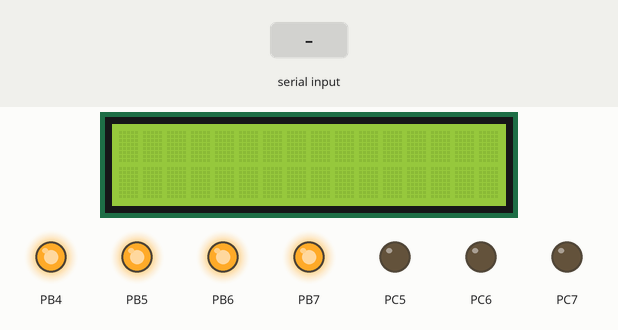
Simulated run of this program. Board: ATmega32, built with avr-gcc and emulated at 8 MHz. On the bench: 16×2 character LCD, output pins drawn as LEDs (lit = HIGH). Wiring (inferred from the names in the program): character LCD (HD44780): RS PD6; R/W PD5; E PD7; data PA0, PA1, PA2, PA3, PA4, PA5, PA6, PA7. The inputs (shaded band) are chosen by the test bench. Pins used as bus, display or sensor lines are not drawn.

Above: at 1.2 s.
1.3 s: "1" received over Serial
At 2.4 s:
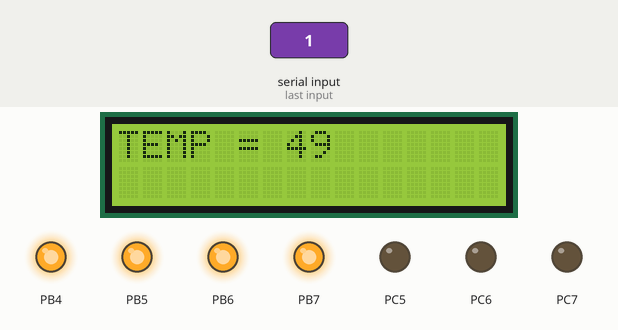
2.8 s: "0" received over Serial
Timing chart, 0 to 5.8 s (numbered marks = the images above; inputs shaded):
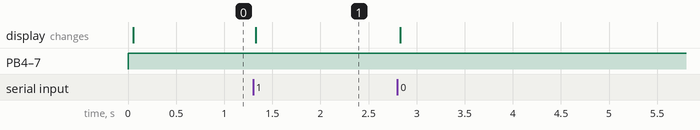

Measured:
- after the input at 1.3 s, the display: changes at once (image 1)

The program:

main.c
```c
#include"util/delay.h"
#define F_CPU   8000000UL

/* LIB Layer */
#include "STD_TYPES.h"
#include "BIT_MATH.h"

/* MCAL Layer */
#include"DIO_interface.h"
#include"GINT_interface.h"
#include"UART_interface.h"

/* HAL Layer */
#include"LCD.h"

#define BUFFER_SIZE              1

u8 Global_RX_Buffer[BUFFER_SIZE];

void CallBackFunction(void);


int main(void){

	DIO_voidInit();
	LCD_vidInit();
	UART_voidUARTInit();

	/* We should Set Callback Function Before Enable UART*/

	/* Enable Global INT */
	GINT_voidEnable();
	LCD_vidClear();
	while(1){

		UART_u8ResiveBufferASynchronous( Global_RX_Buffer, BUFFER_SIZE , &CallBackFunction);

	}

	return 0;
}


void CallBackFunction(void){

	LCD_vidSetPosition(0 , 0);
	LCD_vidWriteString((u8 *) "TEMP = ");
	for(u8 i = 0 ; i < BUFFER_SIZE ;++i){
		LCD_vidWriteNumber(Global_RX_Buffer[i]);
		LCD_vidWriteString((u8 *) "   ");
	}
}
```

GINT_interface.h
```c
/*****************************************************************/
/****************** Name    : Ahmed Zaky *************************/
/****************** Date    : 17/1/2021  *************************/
/****************** Version : 1.0V       *************************/
/****************** SWC     : GINT       *************************/
/*****************************************************************/
#ifndef GINT_INTERFACE_H
#define GINT_INTERFACE_H


void GINT_voidEnable(void);
void GINT_voidDisable(void);

#endif
```

GINT_program.c
```c
/*****************************************************************/
/****************** Name    : Ahmed Zaky *************************/
/****************** Date    : 17/1/2021   *************************/
/****************** Version : 1.0V       *************************/
/****************** SWC     : GINT       *************************/
/*****************************************************************/

/* Lib Layer */
#include "STD_TYPES.h"
#include "BIT_MATH.h"

/* MCAL */
#include "GINT_interface.h"
#include "GINT_private.h"
#include "GINT_config.h"


void GINT_voidEnable(void){

	SET_BIT(GINT_u8_SREG , 7);

}
void GINT_voidDisable(void){

	CLR_BIT(GINT_u8_SREG , 7);

}
```

UART_interface.h
```c
/*****************************************************************/
/****************** Name    : Ahmed Zaky *************************/
/****************** Date    : 21/1/2021  *************************/
/****************** Version : 1.0V       *************************/
/****************** SWC     : UART       *************************/
/*****************************************************************/
#ifndef UART_INTERFACE_H
#define UART_INTERFACE_H

void 	UART_voidUARTInit(void);

void 	UART_vidSend(u8 data);

u8   	UART_u8Resive(void);

u8 		UART_u8SendBufferSynchronous(u8 * Copy_pu8Buffer,u8 Copy_u8BufferSize);

u8 		UART_u8SendBufferASynchronous(u8 * Copy_pu8Buffer ,u8 Copy_u8BufferSize, void (* Copy_pfunctionNotification)(void));

u8 		UART_u8ResiveBufferSynchronous(u8 * Copy_pu8Buffer,u8 Copy_u8BufferSize);

u8  	UART_u8ResiveBufferASynchronous(u8 * Copy_pu8Buffer ,u8 Copy_u8BufferSize, void (* Copy_pfunctionNotification)(void));

#endif
```

UART_program.c
```c
/*****************************************************************/
/****************** Name    : Ahmed Zaky *************************/
/****************** Date    : 21/1/2021  *************************/
/****************** Version : 1.0V       *************************/
/****************** SWC     : UART       *************************/
/*****************************************************************/
#include "STD_TYPES.h"
#include "BIT_MATH.h"

#include "UART_interface.h"
#include "UART_private.h"
#include "UART_config.h"

/* Busy Flag*/
static u8 UART_Global_u8BusyFlag=UART_u8NotBusy;
/* Index Of array on Buffer */
static u8 UART_u8BufferIndex;
static u8 UART_u8BufferSize;
static u8 *Global_u8UARTBuffer  = NULL;

/* Index Of array on Buffer */
static u8 UART_u8RBufferIndex;
static u8 UART_u8RBufferSize;
static u8 *Global_u8UARTRBuffer  = NULL;


static void (*UART_Global_PtrFuncEndNot)(void) 				=NULL;
static void (*UART_Global_PtrResiveFuncEndNot)(void) 	    =NULL;

void UART_voidUARTInit(void)
{
	/*
	 * bit 7 = 1 to write UCSRC
	 * Select UART Not USART bit 6 =0
	 * bit 5 = 0 & bit 4= 0 for no parity
	 * bit 3 = 0 one stop bit
	 * bit 1 = 1 bit 2 = 1 for 8 bit mode
	 */
	UART_u8_UCSRC_REG =0b10000110;

	/*
	 * in UCSRB
	 * bit 2 =0 relative to 8 bit mode
	 *bit 4 =0  resave enable & bit 3 =1 transmit enable
	 *set bit 6 & 7 to Disable Inttrupt
	 */
	CLR_BIT(UART_u8_UCSRB_REG,2);
	SET_BIT(UART_u8_UCSRB_REG,3);
	SET_BIT(UART_u8_UCSRB_REG,4);
	CLR_BIT(UART_u8_UCSRB_REG,6);
	CLR_BIT(UART_u8_UCSRB_REG,7);
	/*
	 * U2X bit 1 in UCSRA = 1 to controal BudRate 8
	 */
	SET_BIT(UART_u8_UCSRA_REG,1);
	UART_u8_UBRRL_REG=0x67;
	UART_u8_UBRRH_REG=0x00;

}
void UART_vidSend(u8 data){

	/*
	 * awl ma y5alsb3t bykon el flag =1
	 *
	 */
	UART_u8_UDR_REG=data;
	while(GET_BIT(UART_u8_UCSRA_REG,5)==0);

}

u8 UART_u8Resive(void){

	/*
	 * awl ma yst2bl bykon el flag =1
	 *
	 */
	while(GET_BIT(UART_u8_UCSRA_REG,7)==0);

	return UART_u8_UDR_REG;
}

u8 	UART_u8SendBufferSynchronous(u8 * Copy_pu8Buffer,u8 Copy_u8BufferSize){
	u8 Local_u8ErroreState = STD_TYPES_OK,Local_u8IterOnBuffer;

	if(Copy_pu8Buffer != NULL){
		for(Local_u8IterOnBuffer = 0; Local_u8IterOnBuffer < Copy_u8BufferSize ;++Local_u8IterOnBuffer){

			UART_vidSend(Copy_pu8Buffer[Local_u8IterOnBuffer]);
		}
	}
	else{
		Local_u8ErroreState = STD_TYPES_NOK;
	}
	return Local_u8ErroreState;
}

u8 	UART_u8SendBufferASynchronous(u8 * Copy_pu8Buffer ,u8 Copy_u8BufferSize, void (* Copy_pfunctionNotification)(void)){

	u8 Local_u8ErroreState = STD_TYPES_OK;
	if(Copy_pu8Buffer != NULL && (Copy_pfunctionNotification != NULL) && (UART_Global_u8BusyFlag == UART_u8NotBusy) ){

		/* Set Busy Flag */

		UART_Global_u8BusyFlag = UART_u8Busy;

		/* Update Global Pointers */

		UART_Global_PtrFuncEndNot 		= Copy_pfunctionNotification;

		UART_u8BufferSize 				= Copy_u8BufferSize;


		Global_u8UARTBuffer 			= Copy_pu8Buffer;

		UART_u8BufferIndex=0;

		/* Send Data by Assign UDR Register */
		UART_u8_UDR_REG= Global_u8UARTBuffer[UART_u8BufferIndex] ;

		/* Enable UART Empty UDR Interrupt*/

		SET_BIT(UART_u8_UCSRB_REG,5);

	}
	else{
		Local_u8ErroreState = STD_TYPES_NOK;
	}
	return Local_u8ErroreState;

}

u8 	UART_u8ResiveBufferASynchronous(u8 * Copy_pu8Buffer ,u8 Copy_u8BufferSize, void (* Copy_pfunctionNotification)(void)){

	u8 Local_u8ErroreState = STD_TYPES_OK;
	if(Copy_pu8Buffer != NULL && (Copy_pfunctionNotification != NULL) && (UART_Global_u8BusyFlag == UART_u8NotBusy) ){

		/* Set Busy Flag */

		UART_Global_u8BusyFlag = UART_u8Busy;

		/* Update Global Pointers */

		UART_Global_PtrResiveFuncEndNot 		= Copy_pfunctionNotification;

		UART_u8RBufferSize 						= Copy_u8BufferSize;

		Global_u8UARTRBuffer 					= Copy_pu8Buffer;

		UART_u8RBufferIndex=0;

		/* Enable UART RX Complete UDR Interrupt*/

		SET_BIT(UART_u8_UCSRB_REG,7);
	}
	else{
		Local_u8ErroreState = STD_TYPES_NOK;
	}
	return Local_u8ErroreState;

}

u8 	UART_u8ResiveBufferSynchronous(u8 * Copy_pu8Buffer,u8 Copy_u8BufferSize){
	u8 Local_u8ErroreState = STD_TYPES_OK,Local_u8IterOnBuffer;

	if(Copy_pu8Buffer != NULL){
		for(Local_u8IterOnBuffer = 0; Local_u8IterOnBuffer < Copy_u8BufferSize ;++Local_u8IterOnBuffer){

			Copy_pu8Buffer[Local_u8IterOnBuffer] = UART_u8Resive();
		}
	}
	else{
		Local_u8ErroreState = STD_TYPES_NOK;
	}
	return Local_u8ErroreState;
}


#define _INTR_ATTRS used,externally_visible
void __vector_14(void)__attribute__((signal,_INTR_ATTRS));
void __vector_14(void){

	if(UART_Global_PtrFuncEndNot != NULL){

		++UART_u8BufferIndex;

		if(UART_u8BufferIndex != UART_u8BufferSize){

			UART_u8_UDR_REG= Global_u8UARTBuffer[UART_u8BufferIndex] ;

		}
		else{

			UART_Global_PtrFuncEndNot();

			/* Disable Interrupt */
			CLR_BIT(UART_u8_UCSRB_REG,5);

			UART_u8BufferIndex =0;
			Global_u8UARTBuffer =NULL;
			/* Set Flag */
			UART_Global_u8BusyFlag = UART_u8NotBusy;
		}
	}
}

void __vector_13(void)__attribute__((signal,_INTR_ATTRS));
void __vector_13(void){

	if(UART_Global_PtrResiveFuncEndNot != NULL){

		Global_u8UARTRBuffer[UART_u8RBufferIndex] = UART_u8_UDR_REG;
		++UART_u8RBufferIndex;

		if(UART_u8RBufferIndex == UART_u8RBufferSize){

			UART_Global_PtrResiveFuncEndNot();

			/* Disable Interrupt */
			CLR_BIT(UART_u8_UCSRB_REG,7);

			UART_u8RBufferIndex =0;
			Global_u8UARTRBuffer =NULL;
			/* Set Flag */
			UART_Global_u8BusyFlag = UART_u8NotBusy;
		}
	}
}
```

GINT_config.h
```c
/*****************************************************************/
/****************** Name    : Ahmed Zaky *************************/
/****************** Date    : 17/1/2021  *************************/
/****************** Version : 1.0V       *************************/
/****************** SWC     : GINT       *************************/
/*****************************************************************/
#ifndef GINT_CONFIG_H
#define GINT_CONFIG_H


#endif
```

LCD_cfg.h
```c
#ifndef LCD_CFG_H_
#define LCD_CFG_H_

/*
 * we use this part because we can use MCAL "Micro Controller Abstraction layer" in all types and for any
 * kind of "tosyla hardwire" just write the port number that you connected it with LCD in LCD_DataPort
 * and just write the port number that you connected it with LCD to control in LCD_ControlPort
 *
 * */
#define LCD_8bit 1

#define LCD_DataPort 0

#define LCD_ControlPort 3

#define RS 6

#define RW 5

#define E 7

#endif /* LCD_CFG_H_ */
```

UART_config.h
```c
/*****************************************************************/
/****************** Name    : Ahmed Zaky *************************/
/****************** Date    : 21/1/2021  *************************/
/****************** Version : 1.0V       *************************/
/****************** SWC     : UART       *************************/
/*****************************************************************/
#ifndef UART_CONFIG_H
#define UART_CONFIG_H


#define UART_u8Busy							1

#define UART_u8NotBusy						0


#endif
```

LCD.c
```c
#include "STD_TYPES.h"
#include "LCD_cfg.h"
#include "LCD.h"
#include "DIO_interface.h"

#include<util/delay.h>


/* begin of LCD_vidWriteData function*/
void LCD_vidWriteData(u8 data ){

	DIO_u8SetPinValue(LCD_ControlPort,RS,1);

	DIO_u8SetPinValue(LCD_ControlPort,RW,0);

	#ifdef LCD_8bit

		DIO_u8SetPortValue(LCD_DataPort,data);

		DIO_u8SetPinValue(LCD_ControlPort,E,1);

		_delay_ms(1);

		DIO_u8SetPinValue(LCD_ControlPort,E,0);

		_delay_ms(1);

	#else

		u8 ldata=0xF0,rdata=0x0F;
		ldata&=data;
		rdata&=data;
		rdata<<=4;
		DIO_vidSetPortValue(LCD_DataPort,ldata);

		DIO_vidSetPinvalue(LCD_ControlPort,E,1);

		_delay_ms(1);

		DIO_vidSetPinvalue(LCD_ControlPort,E,0);

		_delay_ms(1);

		DIO_vidSetPortValue(LCD_DataPort,rdata);

		DIO_vidSetPinvalue(LCD_ControlPort,E,1);

		_delay_ms(1);

		DIO_vidSetPinvalue(LCD_ControlPort,E,0);

		_delay_ms(1);
	#endif
}/* end of LCD_vidWriteData function*/


/* begin of LCD_vidWriteComand function*/
void LCD_vidWriteComand(u8 Comand ){

	/*
	 * to write a command at begin we should sit a RS bit by 0 because 0 mean control mode
	 * then to write a command at begin we should sit a RW bit by 0 because 0 mean write mode
	 * all in the above in the control port
	 *
	 * Notes 1- RS "register select " is use to control command and data
	 * 			1 for sending data to display it
	 * 			0 for sending command to initialize the LCD
	 *
	 * Below this is called a edge when the signal is high for a 1ms the LCD can tack input to write it
	 * and this operation tack time and while this happening LCD can not tack input until signal become low then
	 * return high
	 * summary LCD can execute on order in the high signal and when it come back low then high it can tack another one
	 * 	 --->--
	 * 	 ^    |
	 *   |    |
	 * ->------>-
	 * */
	DIO_u8SetPinValue(LCD_ControlPort,RS,0);
	DIO_u8SetPinValue(LCD_ControlPort,RW,0);

	#ifdef LCD_8bit

		DIO_u8SetPortValue(LCD_DataPort,Comand);

	#else

		u8 lComand=0xF0,rComand=0x0F;
		lComand&=Comand;
		rComand&=Comand;
		rComand<<=4;
		DIO_vidSetPortValue(LCD_DataPort,lComand);

		DIO_vidSetPinvalue(LCD_ControlPort,E,1);

		_delay_ms(1);

		DIO_vidSetPinvalue(LCD_ControlPort,E,0);

		_delay_ms(1);

		DIO_vidSetPortValue(LCD_DataPort,rComand);

	#endif

	DIO_u8SetPinValue(LCD_ControlPort,E,1);

	_delay_ms(1);

	DIO_u8SetPinValue(LCD_ControlPort,E,0);

	_delay_ms(1);
}/* end of LCD_vidWriteComand function*/


/* begin of LCD_vidInit function*/
void LCD_vidInit(void){

	/*
	 * first we sit all pins in data port and in control port by 1 to enable us to send electrical in LCD
	 * Notes 1- RS "register select " is use to control command and data
	 * 			1 for sending data to display it
	 * 			0 for sending command to initialize the LCD
	 *
	 * Below this is called a edge when the signal is high for a 1ms the LCD can tack input to write it
	 * and this operation tack time and while this happening LCD can not tack input until signal become low then
	 * return high
	 * summary LCD can execute on order in the high signal and when it come back low then high it can tack another one
	 * 	 --->--
	 * 	 ^    |
	 *   |    |
	 * ->------>-
	 * */

	DIO_SetPortDirection(LCD_DataPort,0xFF);

	DIO_u8SetPinDirection(LCD_ControlPort ,RS,1);


	DIO_u8SetPinDirection(LCD_ControlPort,RW,1);

	DIO_u8SetPinDirection(LCD_ControlPort,E,1);
	_delay_ms(50);

	#ifdef LCD_8bit

		LCD_vidWriteComand(0x38);


	#else

	LCD_vidWriteComand(0x28);

	#endif

	_delay_ms(1);

	LCD_vidWriteComand(0x0C);

	_delay_ms(2);

	LCD_vidWriteComand(0x01);

}/* end of LCD_vidInit function*/


/* begin of LCD_vidWriteString function*/
void LCD_vidWriteString(u8 *data ){

	for(int i=0;data[i];++i){

		LCD_vidWriteData(data[i]);

	}
}/* end of LCD_vidWriteString function*/


/* begin of LCD_vidWriteNumber function*/
void LCD_vidWriteNumber(f64 number ){
	if(number<0){
		number*=-1;
		LCD_vidWriteData('-');
	}
	u32 data=(u32)number;

	if(number==0){
		LCD_vidWriteData('0');
	}
	else{
		if(data ==0){
				LCD_vidWriteData('0');
		}
		u32 reverse=1;
		while(data){
			reverse=(reverse*10)+(data%10);
			data/=10;
		}
		data=reverse;
		while(data!=1){

			LCD_vidWriteData((data%10)+'0');
			data/=10;

		}
		f64 casr=(number-(u32)number);
		if(casr>0){
			LCD_vidWriteData('.');
			casr*=10.0;
			LCD_vidWriteData((u8)casr+'0');
			casr*=10.0;
			LCD_vidWriteData(((u8)casr%10)+'0');
		}
	}
}/* end of LCD_vidWriteNumber function*/


/* begin of LCD_vidSetPosition function*/
void LCD_vidSetPosition(u8 row ,u8 col){
	/*
	 * 0b1-------
	 * you can change any bit from - but first one should be 1 so we add 128 to the number
	 * we change command in LCD to make it print in any position we want
	 *
	 * */
	LCD_vidWriteComand((row*64)+col+128);

}/* end of LCD_vidSetPosition function*/


/* begin of LCD_vidSetPosition function*/
void LCD_vidClear(void){

	LCD_vidWriteComand(0x01);

}/* end of LCD_vidClear function*/

u8 LCD_u8WriteSpecialChar(u8 *data ,u8 Copy_u8Posation){

	u8 Local_u8Stat =STD_TYPES_OK;
	/* Write Special Char*/
	/*Set Address counter (AC) To CGRAM*/
	if(Copy_u8Posation < 8){
		LCD_vidWriteComand( 0X40 + (Copy_u8Posation * 8) );

		for(u8 i=0;i< 8;++i){
			LCD_vidWriteData(data[i]);
		}
	}
	else{
		Local_u8Stat =STD_TYPES_NOK;
	}
	return Local_u8Stat;
}
```

LCD.h
```c
#ifndef LCD_H_
#define LCD_H_

/*Function prototype or Declaration */

void LCD_vidWriteData(u8 data ); /* function use to write Character in LCD by sending data */

void LCD_vidWriteComand(u8 Comand );/* function use to write command in LCD to initialize it */

void LCD_vidInit(void); /* use to initialize the LCD one time */

void LCD_vidWriteString(u8 *data );

void LCD_vidWriteNumber(f64 data );

void LCD_vidSetPosition(u8 row ,u8 col);

void LCD_vidClear(void);

u8 LCD_u8WriteSpecialChar(u8 *data ,u8 Copy_u8Posation);

#define LCD_SpecialChar1    {\
								0b00001111,\
								0b00001100,\
								0b00011111,\
								0b00001100,\
								0b00001100,\
								0b00001100,\
								0b00001100,\
								0b00001100\
											}


#define LCD_SpecialChar2    {\
								0b00000000,\
								0b00000000,\
								0b00000000,\
								0b00000000,\
								0b00001110,\
								0b00000011,\
								0b00011111,\
								0b00000000,\
											}


#define LCD_SpecialChar3    {\
								0b00000000,\
								0b00000000,\
								0b00000000,\
								0b00000000,\
								0b00000000,\
								0b00001100,\
								0b00010011,\
								0b00001100\
											}


#define LCD_SpecialChar4    {\
								0b00011110,\
								0b00011110,\
								0b00000100,\
								0b00001110,\
								0b00001111,\
								0b00000100,\
								0b00001010,\
								0b00001010\
											}


#define LCD_SpecialChar5    {\
								0b00011110,\
								0b00011110,\
								0b00000100,\
								0b00001110,\
								0b00001110,\
								0b00000101,\
								0b00001011,\
								0b00001000\
											}


#define LCD_SpecialChar6    {\
								0b00011110,\
								0b00011110,\
								0b00000100,\
								0b00010101,\
								0b00011111,\
								0b00000100,\
								0b00001110,\
								0b00010101\
											}


#define LCD_SpecialChar7    {\
								0b00011110,\
								0b00011110,\
								0b00000100,\
								0b00000100,\
								0b00011111,\
								0b00010101,\
								0b00001110,\
								0b00010101\
											}

#define LCD_SpecialChar8    {\
								0b00001111,\
								0b00001100,\
								0b00011111,\
								0b00001100,\
								0b00001100,\
								0b00001100,\
								0b00001100,\
								0b00001100\
											}

#endif /* LCD_H_ */
```

BIT_MATH.h
```c
/*********************************************************/
/* Author      : Ahmed Zaky                              */
/* Date        : 29 JUL 2020                             */
/* Version     : V01                                     */
/*********************************************************/
#ifndef BIT_MATH_H
#define BIT_MATH_H

#define SET_BIT(VAR,BIT)          VAR |=  (1 << (BIT))
#define CLR_BIT(VAR,BIT)          VAR &= ~(1 << (BIT))
#define GET_BIT(VAR,BIT)          ((VAR >> BIT) & 1  )
#define TOG_BIT(VAR,BIT)          VAR ^=  (1 << (BIT))


#endif 
```

Source omitted: DIO_config.h (5280 bytes), DIO_interface.h (1572 bytes), DIO_private.h (1739 bytes), DIO_program.c (8534 bytes), GINT_private.h (527 bytes), STD_TYPES.h (713 bytes), UART_private.h (885 bytes)
